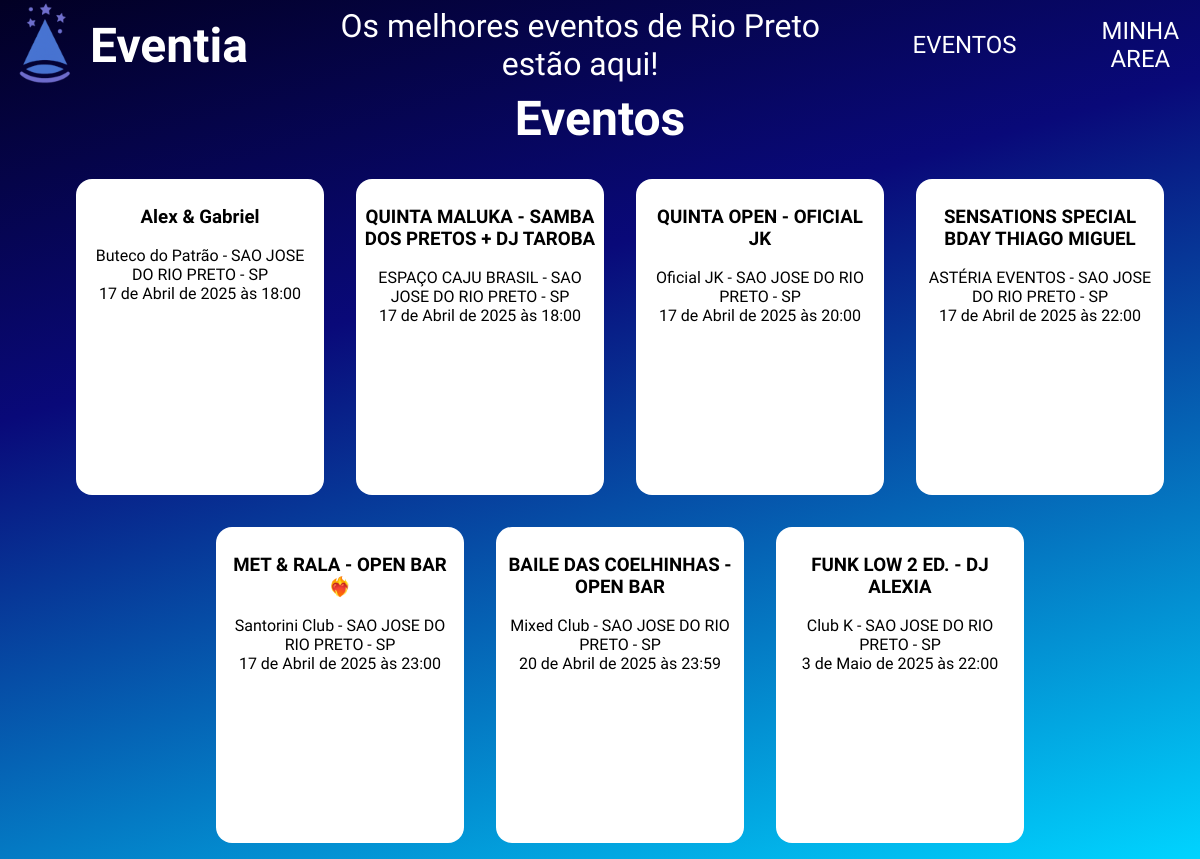
/, run on an earlier commit of the app's database.
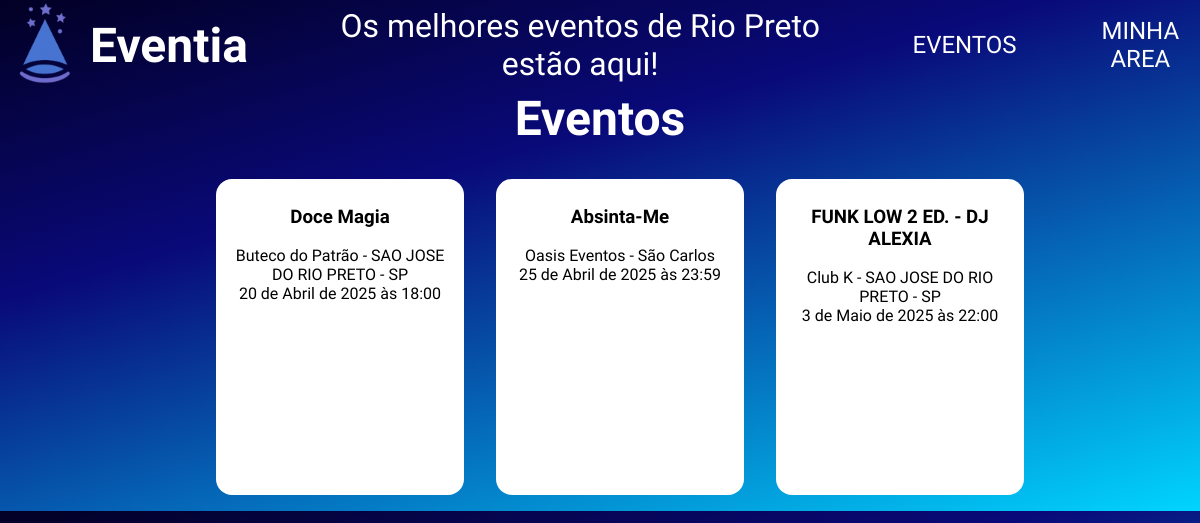
And on a later commit of the database.
### eventos/models.py (models this page shows, shortened)
class Eventos(models.Model):
    nome = models.CharField(max_length=150)
    legenda = models.CharField(max_length=150, null=False, default='')
    descricao = models.TextField()
    data = models.DateTimeField()
    local = models.CharField(max_length=150)
    imagem = CloudinaryField('image', null=True, blank=True)
    link = models.URLField(blank=True, null=True, default='')
    publicada = models.BooleanField(default=False)
    destaque = models.BooleanField(default=False)

### eventos/views.py (the view)
# urls.py: path('', index, name='index'),
def index(request):
    eventos = Eventos.objects.order_by("data").filter(publicada=True)
    eventos_destaque = Eventos.objects.filter(publicada=True, destaque=True).order_by('data')[:3]
    return render(request, 'index.html', {
        "cards": eventos,
        "cards_destaque": eventos_destaque
                   })

### templates/index.html (shortened to what this page needs)
{% load static %}
<!DOCTYPE html>
<html lang="pt-br">
<head>
    <link rel="stylesheet" href="{% static 'styles/styles.css' %}">
</head>
<body>
    <header class="cabecalho">
        <img src="{% static 'assets/icons/eventia-logo.png' %}" alt="" class="logo">
        <div class="sub-cabecalho">
            <h1 class="titulo">Eventia</h1>
            <p class="texto">Os melhores eventos de Rio Preto estão aqui!</p>
            <a class="link">EVENTOS</a>
            <a class="link">MINHA AREA</a>
        </div>
    </header>
    <main>
        <section class="eventos">
            <h2 class="titulo">Eventos</h2>
            <ul class="eventos-lista" id="eventos-container">
                {% if cards %}
                {% for evento in cards %}
                <li class="eventos-lista-item">
                    <h3 class="evento-titulo">{{ evento.nome }}</h3>
                    <p class="evento-legenda">{{ evento.legenda }}</p>
                    <p class="evento-data">{{ evento.data }}</p>
                </li>
                {% endfor %}
                {% endif %}
            </ul>
        </section>
    </main>
</body>
</html>

### setup/static/styles/styles.css (style rules this page uses)
:root { --corDeFundo: #000; --fonte: "Winky Rough", sans-serif; --corDoTextoPrincipal: #fff; }
body { background: #020024; background: linear-gradient(164deg,rgba(2, 0, 36, 1) 0%, rgba(9, 9, 121, 1) 35%, rgba(0, 212, 255, 1) 100%); padding: 0; margin: 0; font-family: var(--fonte); }
.logo { width: 7.5%; height: auto; }
.cabecalho { display: flex; }
.sub-cabecalho { display: flex; align-items: center; text-align: center; justify-content: center; gap: 4rem; }
.titulo { color: white; font-size: 3rem; margin: 0; font-family: var(--fonte) }
.texto { color: white; font-size: 2rem; margin: 0; font-weight: 400; }
.link { color: var(--corDoTextoPrincipal); font-size: 1.5rem; margin: 0; font-weight: 400; }
.eventos { display: flex; flex-direction: column; text-align: center; gap: 1rem; }
.eventos-lista { display: flex; flex-direction: row; flex-wrap: wrap; list-style-type: none; gap: 2rem; justify-content: center; }
.eventos-lista-item { width: 20%; height: 300px; background: var(--corDoTextoPrincipal); border-radius: 16px; padding: 0.5rem; }
.evento-legenda { margin: 0; }
.evento-data { margin: 0; }

What changed in the data, as far as the page shows it:
removed Eventos: nome "Alex & Gabriel", legenda "Buteco do Patrão - SAO JOSE DO RIO PRETO - SP", data "17 de Abril de 2025 às 18:00"
removed Eventos: nome "QUINTA MALUKA - SAMBA DOS PRETOS + DJ TAROBA", legenda "ESPAÇO CAJU BRASIL - SAO JOSE DO RIO PRETO - SP", data "17 de Abril de 2025 às 18:00"
removed Eventos: nome "QUINTA OPEN - OFICIAL JK", legenda "Oficial JK - SAO JOSE DO RIO PRETO - SP", data "17 de Abril de 2025 às 20:00"
removed Eventos: nome "SENSATIONS SPECIAL BDAY THIAGO MIGUEL", legenda "ASTÉRIA EVENTOS - SAO JOSE DO RIO PRETO - SP", data "17 de Abril de 2025 às 22:00"
removed Eventos: nome "MET & RALA - OPEN BAR ❤️‍🔥", legenda "Santorini Club - SAO JOSE DO RIO PRETO - SP", data "17 de Abril de 2025 às 23:00"
removed Eventos: nome "BAILE DAS COELHINHAS - OPEN BAR", legenda "Mixed Club - SAO JOSE DO RIO PRETO - SP", data "20 de Abril de 2025 às 23:59"
added Eventos: nome "Doce Magia", legenda "Buteco do Patrão - SAO JOSE DO RIO PRETO - SP", data "20 de Abril de 2025 às 18:00"
added Eventos: nome "Absinta-Me", legenda "Oasis Eventos - São Carlos", data "25 de Abril de 2025 às 23:59"
